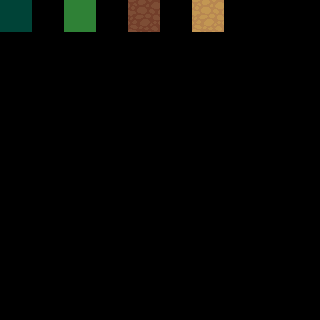

A 2D game scene composited from a Tiled map and its tileset images. What follows is a short description and the map's XML, with every tile layer's data as written:
An orthogonal 10x10 tile map with 32x32 px tiles, 15 tile layers (regions, input_Cliffs, input_Biomes, input_Dirt, ...).

<map version="1.10" tiledversion="1.12.2" orientation="orthogonal" renderorder="right-down" width="10" height="10" tilewidth="32" tileheight="32" infinite="0" nextlayerid="16" nextobjectid="1">
 <tileset firstgid="1" source="terrain_atlas.tsx" />
 <layer id="1" name="regions" width="10" height="10">
  <data encoding="csv">
1,0,1,0,1,0,1,0,0,0,
0,0,0,0,0,0,0,0,0,0,
1,0,1,0,1,0,1,0,0,0,
0,0,0,0,0,0,0,0,0,0,
1,0,1,0,1,0,1,0,0,0,
0,0,0,0,0,0,0,0,0,0,
1,0,1,0,1,0,1,0,0,0,
0,0,0,0,0,0,0,0,0,0,
0,0,0,0,0,0,0,0,0,0,
0,0,0,0,0,0,0,0,0,0
</data>
 </layer>
 <layer id="15" name="input_Cliffs" width="10" height="10">
  <data encoding="csv">
0,0,0,0,0,0,0,0,0,0,
0,0,0,0,0,0,0,0,0,0,
72,0,71,0,70,0,42,0,0,0,
0,0,0,0,0,0,0,0,0,0,
104,0,103,0,102,0,74,0,0,0,
0,0,0,0,0,0,0,0,0,0,
136,0,135,0,134,0,40,0,0,0,
0,0,0,0,0,0,0,0,0,0,
0,0,0,0,0,0,0,0,0,0,
0,0,0,0,0,0,0,0,0,0
</data>
 </layer>
 <layer id="2" name="input_Biomes" width="10" height="10">
  <data encoding="csv">
872,0,119,0,933,0,0,0,0,0,
0,0,0,0,0,0,0,0,0,0,
0,0,0,0,0,0,0,0,0,0,
0,0,0,0,0,0,0,0,0,0,
0,0,0,0,0,0,0,0,0,0,
0,0,0,0,0,0,0,0,0,0,
0,0,0,0,0,0,0,0,0,0,
0,0,0,0,0,0,0,0,0,0,
0,0,0,0,0,0,0,0,0,0,
0,0,0,0,0,0,0,0,0,0
</data>
 </layer>
 <layer id="8" name="input_Dirt" width="10" height="10">
  <data encoding="csv">
0,0,0,0,0,0,113,0,0,0,
0,0,0,0,0,0,0,0,0,0,
0,0,0,0,0,0,0,0,0,0,
0,0,0,0,0,0,0,0,0,0,
0,0,0,0,0,0,0,0,0,0,
0,0,0,0,0,0,0,0,0,0,
0,0,0,0,0,0,0,0,0,0,
0,0,0,0,0,0,0,0,0,0,
0,0,0,0,0,0,0,0,0,0,
0,0,0,0,0,0,0,0,0,0
</data>
 </layer>
 <layer id="9" name="output1_Dirt" width="10" height="10">
  <data encoding="csv">
0,0,0,0,0,0,113,0,0,0,
0,0,0,0,0,0,0,0,0,0,
0,0,0,0,0,0,0,0,0,0,
0,0,0,0,0,0,0,0,0,0,
0,0,0,0,0,0,0,0,0,0,
0,0,0,0,0,0,0,0,0,0,
0,0,0,0,0,0,0,0,0,0,
0,0,0,0,0,0,0,0,0,0,
0,0,0,0,0,0,0,0,0,0,
0,0,0,0,0,0,0,0,0,0
</data>
 </layer>
 <layer id="10" name="output2_Dirt" width="10" height="10">
  <data encoding="csv">
0,0,0,0,0,0,176,0,0,0,
0,0,0,0,0,0,0,0,0,0,
0,0,0,0,0,0,0,0,0,0,
0,0,0,0,0,0,0,0,0,0,
0,0,0,0,0,0,0,0,0,0,
0,0,0,0,0,0,0,0,0,0,
0,0,0,0,0,0,0,0,0,0,
0,0,0,0,0,0,0,0,0,0,
0,0,0,0,0,0,0,0,0,0,
0,0,0,0,0,0,0,0,0,0
</data>
 </layer>
 <layer id="11" name="output3_Dirt" width="10" height="10">
  <data encoding="csv">
0,0,0,0,0,0,177,0,0,0,
0,0,0,0,0,0,0,0,0,0,
0,0,0,0,0,0,0,0,0,0,
0,0,0,0,0,0,0,0,0,0,
0,0,0,0,0,0,0,0,0,0,
0,0,0,0,0,0,0,0,0,0,
0,0,0,0,0,0,0,0,0,0,
0,0,0,0,0,0,0,0,0,0,
0,0,0,0,0,0,0,0,0,0,
0,0,0,0,0,0,0,0,0,0
</data>
 </layer>
 <layer id="12" name="output4_Dirt" width="10" height="10">
  <data encoding="csv">
0,0,0,0,0,0,178,0,0,0,
0,0,0,0,0,0,0,0,0,0,
0,0,0,0,0,0,0,0,0,0,
0,0,0,0,0,0,0,0,0,0,
0,0,0,0,0,0,0,0,0,0,
0,0,0,0,0,0,0,0,0,0,
0,0,0,0,0,0,0,0,0,0,
0,0,0,0,0,0,0,0,0,0,
0,0,0,0,0,0,0,0,0,0,
0,0,0,0,0,0,0,0,0,0
</data>
 </layer>
 <layer id="13" name="output5_Dirt" width="10" height="10">
  <data encoding="csv">
0,0,0,0,0,0,113,0,0,0,
0,0,0,0,0,0,0,0,0,0,
0,0,0,0,0,0,0,0,0,0,
0,0,0,0,0,0,0,0,0,0,
0,0,0,0,0,0,0,0,0,0,
0,0,0,0,0,0,0,0,0,0,
0,0,0,0,0,0,0,0,0,0,
0,0,0,0,0,0,0,0,0,0,
0,0,0,0,0,0,0,0,0,0,
0,0,0,0,0,0,0,0,0,0
</data>
 </layer>
 <layer id="3" name="output1_Biomes" width="10" height="10">
  <data encoding="csv">
872,0,119,0,933,0,0,0,0,0,
0,0,0,0,0,0,0,0,0,0,
0,0,0,0,0,0,0,0,0,0,
0,0,0,0,0,0,0,0,0,0,
0,0,0,0,0,0,0,0,0,0,
0,0,0,0,0,0,0,0,0,0,
0,0,0,0,0,0,0,0,0,0,
0,0,0,0,0,0,0,0,0,0,
0,0,0,0,0,0,0,0,0,0,
0,0,0,0,0,0,0,0,0,0
</data>
 </layer>
 <layer id="4" name="output2_Biomes" width="10" height="10">
  <data encoding="csv">
935,0,182,0,996,0,0,0,0,0,
0,0,0,0,0,0,0,0,0,0,
0,0,0,0,0,0,0,0,0,0,
0,0,0,0,0,0,0,0,0,0,
0,0,0,0,0,0,0,0,0,0,
0,0,0,0,0,0,0,0,0,0,
0,0,0,0,0,0,0,0,0,0,
0,0,0,0,0,0,0,0,0,0,
0,0,0,0,0,0,0,0,0,0,
0,0,0,0,0,0,0,0,0,0
</data>
 </layer>
 <layer id="5" name="output3_Biomes" width="10" height="10">
  <data encoding="csv">
936,0,183,0,997,0,0,0,0,0,
0,0,0,0,0,0,0,0,0,0,
0,0,0,0,0,0,0,0,0,0,
0,0,0,0,0,0,0,0,0,0,
0,0,0,0,0,0,0,0,0,0,
0,0,0,0,0,0,0,0,0,0,
0,0,0,0,0,0,0,0,0,0,
0,0,0,0,0,0,0,0,0,0,
0,0,0,0,0,0,0,0,0,0,
0,0,0,0,0,0,0,0,0,0
</data>
 </layer>
 <layer id="6" name="output4_Biomes" width="10" height="10">
  <data encoding="csv">
937,0,184,0,998,0,0,0,0,0,
0,0,0,0,0,0,0,0,0,0,
0,0,0,0,0,0,0,0,0,0,
0,0,0,0,0,0,0,0,0,0,
0,0,0,0,0,0,0,0,0,0,
0,0,0,0,0,0,0,0,0,0,
0,0,0,0,0,0,0,0,0,0,
0,0,0,0,0,0,0,0,0,0,
0,0,0,0,0,0,0,0,0,0,
0,0,0,0,0,0,0,0,0,0
</data>
 </layer>
 <layer id="7" name="output5_Biomes" width="10" height="10">
  <data encoding="csv">
872,0,119,0,933,0,0,0,0,0,
0,0,0,0,0,0,0,0,0,0,
0,0,0,0,0,0,0,0,0,0,
0,0,0,0,0,0,0,0,0,0,
0,0,0,0,0,0,0,0,0,0,
0,0,0,0,0,0,0,0,0,0,
0,0,0,0,0,0,0,0,0,0,
0,0,0,0,0,0,0,0,0,0,
0,0,0,0,0,0,0,0,0,0,
0,0,0,0,0,0,0,0,0,0
</data>
 </layer>
 <layer id="14" name="output_Colision" width="10" height="10">
  <data encoding="csv">
0,0,0,0,0,0,0,0,0,0,
0,0,0,0,0,0,0,0,0,0,
268,0,268,0,268,0,268,0,0,0,
0,0,0,0,0,0,0,0,0,0,
268,0,268,0,268,0,268,0,0,0,
0,0,0,0,0,0,0,0,0,0,
268,0,268,0,268,0,268,0,0,0,
0,0,0,0,0,0,0,0,0,0,
0,0,0,0,0,0,0,0,0,0,
0,0,0,0,0,0,0,0,0,0
</data>
 </layer>
</map>
